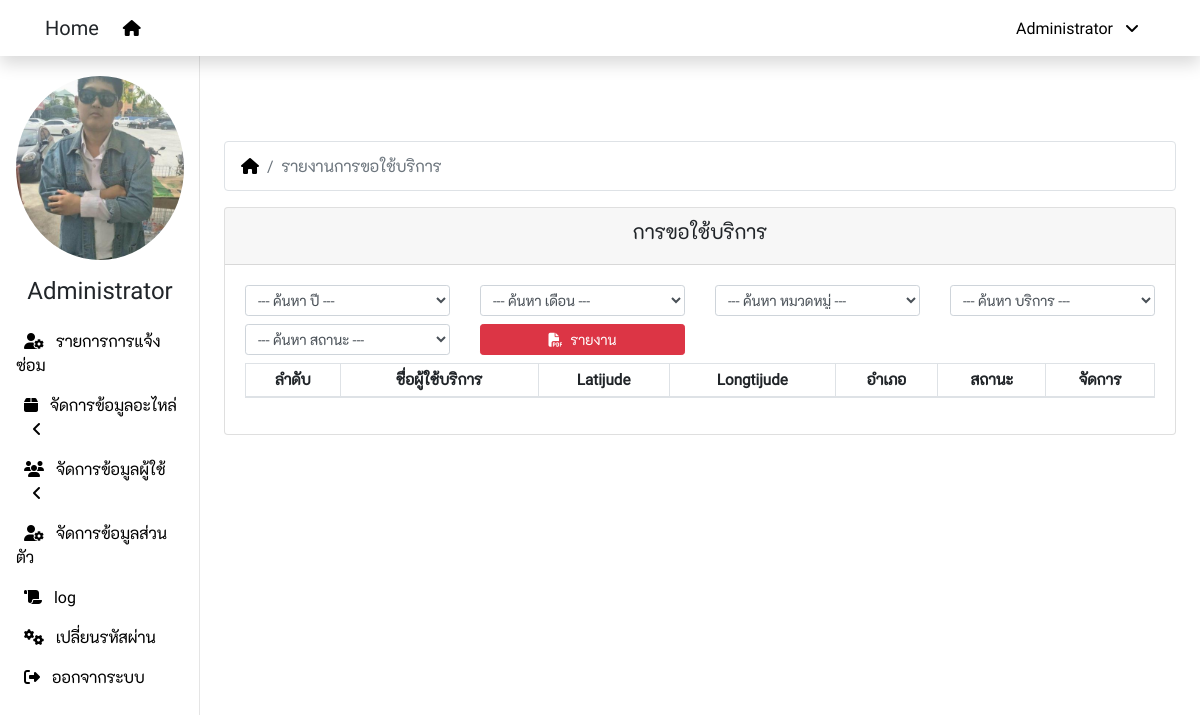
Screenshot of /manage.php (signed in) with the database file from the repository.
### tables this page shows
CREATE TABLE `ex_user` (
  `user_id` int(11) NOT NULL,
  `user_code` varchar(20) NOT NULL,
  `user_name` varchar(100) NOT NULL,
  `user_surname` varchar(100) NOT NULL,
  `user_picture` varchar(20) NOT NULL,
  `user_nickname` varchar(50) NOT NULL,
  `dep_id` int(11) NOT NULL,
  `user_email` varchar(100) NOT NULL,
  `user_telephone` varchar(50) NOT NULL,
  `user_mobile` varchar(50) NOT NULL,
  `user_line` varchar(50) NOT NULL,
  `user_level` int(11) NOT NULL DEFAULT '1',
  `user_status` int(1) NOT NULL DEFAULT '1',
  `user_create` varchar(50) NOT NULL,
  `user_update` timestamp NOT NULL DEFAULT CURRENT_TIMESTAMP ON UPDATE CURRENT_TIMESTAMP
);

### config/function.php (called while the page is built, shortened)
<?php
  function getUserPicture($code){
    global $dbcon;
    $data = [$code];
    $sql = "SELECT user_picture FROM ex_user WHERE user_code = ?";
    $stmt = $dbcon->prepare($sql);
    $stmt->execute($data);
    $row = $stmt->fetch();
    $get = $row['user_picture'];
    return $get;
  }
  function getUserNickname($code){
    global $dbcon;
    $data = [$code];
    $sql = "SELECT user_nickname FROM ex_user WHERE user_code = ?";
    $stmt = $dbcon->prepare($sql);
    $stmt->execute($data);
    $row = $stmt->fetch();
    $get = $row['user_nickname'];
    return $get;
  }
  function getUserLevel($code){
    global $dbcon;
    $data = [$code];
    $sql = "SELECT user_level FROM ex_user WHERE user_code = ?";
    $stmt = $dbcon->prepare($sql);
    $stmt->execute($data);
    $row = $stmt->fetch();
    $get = $row['user_level'];
    return $get;
  }
?>

### manage.php (the view, shortened to what this page needs)
<?php
  include_once 'config/connection.php';
  include_once 'config/function.php';
  $act = isset($_GET['act']) ? $_GET['act'] : 'index';
?>
<!DOCTYPE html>
<html lang="en">
<head>
  <link rel="stylesheet" href="node_modules/bootstrap/dist/css/bootstrap.min.css">
  <link rel="stylesheet" href="node_modules/@fortawesome/fontawesome-pro/css/all.min.css">
  <link rel="stylesheet" href="node_modules/datatables.net-bs4/css/dataTables.bootstrap4.min.css">
  <link rel="stylesheet" href="node_modules/select2/dist/css/select2.min.css">
  <link rel="stylesheet" href="public/css/custom.css">
</head>
<body>
  <?php include_once 'inc/navbar.php' ?>
  <div class="container-fluid">
    <div class="row">
      <?php include_once 'inc/sidemenu.php' ?>
      <main role="main" class="col-md-9 ml-sm-auto col-lg-10 px-4">
        <?php
          if($act == 'index'):
        ?>
        <nav>
          <ol class="breadcrumb bg-white border">
            <li class="breadcrumb-item">
              <a href="request.php"><i class="fas fa-home"></i></a>
            </li>
            <li class="breadcrumb-item active">
              รายงานการขอใช้บริการ
            </li>
          </ol>
        </nav>
        <div class="row justify-content-center">
          <div class="col-12">
            <div class="card">
              <div class="card-header">
                <h5 class="text-center">การขอใช้บริการ</h5>
              </div>
              <div class="card-body">
                <div class="row">
                  <div class="col-xl-3 col-md-6 mb-2">
                    <select class="form-control form-control-sm"
                      onChange="location = this.options[this.selectedIndex].value;">
                      <option value="manage.php?year=&month=<?php echo @$_GET['month'] ?>&cat=<?php echo @$_GET['cat'] ?>&serv=<?php echo @$_GET['serv'] ?>&stat=<?php echo @$_GET['stat'] ?>"
                        <?php if(empty(@$_GET['year'])) echo 'selected' ?>>--- ค้นหา ปี ---</option>
                    </select>
                  </div>
                  <div class="col-xl-3 col-md-6 mb-2">
                    <select class="form-control form-control-sm"
                      onChange="location = this.options[this.selectedIndex].value;">
                      <option value="manage.php?year=<?php echo @$_GET['year'] ?>&month=&cat=<?php echo @$_GET['cat'] ?>&serv=<?php echo @$_GET['serv'] ?>&stat=<?php echo @$_GET['stat'] ?>"
                        <?php if(empty(@$_GET['month'])) echo 'selected' ?>>--- ค้นหา เดือน ---</option>
                    </select>
                  </div>
                  <div class="col-xl-3 col-md-6 mb-2">
                    <select class="form-control form-control-sm"
                      onChange="location = this.options[this.selectedIndex].value;">
                      <option value="manage.php?year=<?php echo @$_GET['year'] ?>&month=<?php echo @$_GET['month'] ?>&cat=&serv=<?php echo @$_GET['serv'] ?>&stat=<?php echo @$_GET['stat'] ?>"
                        <?php if(empty(@$_GET['cat'])) echo 'selected' ?>>--- ค้นหา หมวดหมู่ ---</option>
                    </select>
                  </div>
                  <div class="col-xl-3 col-md-6 mb-2">
                    <select class="form-control form-control-sm"
                      onChange="location = this.options[this.selectedIndex].value;">
                      <option value="manage.php?year=<?php echo @$_GET['year'] ?>&month=<?php echo @$_GET['month'] ?>&cat=<?php echo @$_GET['cat'] ?>&serv=&stat=<?php echo @$_GET['stat'] ?>"
                        <?php if(empty(@$_GET['serv'])) echo 'selected' ?>>--- ค้นหา บริการ ---</option>
                    </select>
                  </div>
                  <div class="col-xl-3 col-md-6 mb-2">
                    <select class="form-control form-control-sm"
                      onChange="location = this.options[this.selectedIndex].value;">
                      <option value="manage.php?year=<?php echo @$_GET['year'] ?>&month=<?php echo @$_GET['month'] ?>&cat=<?php echo @$_GET['cat'] ?>&serv=<?php echo @$_GET['serv'] ?>&stat="
                        <?php if(empty(@$_GET['stat'])) echo 'selected' ?>>--- ค้นหา สถานะ ---</option>
                    </select>
                  </div>
                  <div class="col-xl-3 col-md-6 mb-2">
                    <a href="report_request.php?year=<?php echo @$_GET['year'] ?>&month=<?php echo @$_GET['month'] ?>&cat=<?php echo @$_GET['cat'] ?>&serv=<?php echo @$_GET['serv'] ?>&stat=<?php echo @$_GET['stat'] ?>" target="_blank"
                      class="btn btn-danger btn-sm btn-block">
                      <i class="fas fa-file-pdf mr-2"></i>รายงาน
                    </a>
                  </div>
                </div>
                <div class="row">
                  <div class="col-12">
                    <div class="table-responsive">
                      <table id="data" class="table table-bordered table-hover table-sm">
                        <thead>
                          <tr>
                            <th>ลำดับ</th>
                            <th>ชื่อผู้ใช้บริการ</th>
                            <th>Latijude</th>
                            <th>Longtijude</th>
                            <th>อำเภอ</th>
                            <th>สถานะ</th>
                            <th>จัดการ</th>
                          </tr>
                        </thead>
                      </table>
                    </div>
                  </div>
                </div>
              </div>
            </div>
          </div>
        </div>
        <?php
          endif;
        ?>
      </main>
    </div>
  </div>
</body>
</html>

### inc/navbar.php (shortened to what this page needs)
<nav class="navbar navbar-expand-lg bg-white fixed-top flex-md-nowrap shadow">
  <div class="container">
    <span class="navbar-brand">Home</span>
    <div class="collapse navbar-collapse" id="navbarMenu">
      <ul class="navbar-nav mr-auto">
        <li class="nav-item">
          <a class="nav-link" href="request.php">
            <i class="fas fa-home"></i>
          </a>
        </li>
      </ul>
      <ul class="navbar-nav ml-auto">
        <li class="nav-item dropdown">
          <a class="nav-link" href="javascript:void(0)" data-toggle="dropdown">
            <?php echo getUserNickname($_SESSION['user_code']) ?>
            <i class="fa fa-angle-down px-2"></i>
          </a>
        </li>
      </ul>
    </div>
  </div>
</nav>

### inc/sidemenu.php (shortened to what this page needs)
<nav class="col-xl-2 col-md-3 d-none d-md-block sidebar">
  <div class="sidebar-sticky">
    <ul class="nav flex-column">
      <li class="nav-item">
        <img class="nav-link img-fluid picture-profile mx-auto d-block"
          src="public/images/users/<?php echo getUserPicture($_SESSION['user_code']) ?>" alt="">
      </li>
      <li class="nav-item">
        <h4 class="nav-link text-center">
          <?php echo getUserNickname($_SESSION['user_code']) ?>
        </h4>
      </li>
      <?php
        $profile = strpos($_SERVER['PHP_SELF'], "profile.php");
        $chgpwd = strpos($_SERVER['PHP_SELF'], "change_pwd.php");
        $computers = strpos($_SERVER['PHP_SELF'], "computers.php");
        $software = strpos($_SERVER['PHP_SELF'], "software.php");
        $check_level = getUserLevel($_SESSION['user_code']);
      ?>
      <?php if($check_level == 69 || $check_level == 99): ?>
        <li class="nav-item">
          <li class="nav-item <?php if($computers || $software) echo 'active' ?>">
            <a class="nav-link" href="manage1.php">
              <i class="fas fa-user-cog px-2"></i>
              รายการการแจ้งซ่อม
            </a>
          </li>
          <a class="nav-link" data-toggle="collapse" href="#sub_dashboard2">
            <i class="fas fa-box px-2"></i>
             จัดการข้อมูลอะไหล่
            <i class="fas fa-angle-<?php echo ($profile || $chgpwd ? 'down' : 'left') ?> px-3"></i>
          </a>
          <li class="nav-item">
            <a class="nav-link" data-toggle="collapse" href="#sub_dashboard">
              <i class="fas fa-users px-2"></i>
              จัดการข้อมูลผู้ใช้
              <i class="fas fa-angle-<?php echo ($profile || $chgpwd ? 'down' : 'left') ?> px-3"></i>
            </a>
          </li>
        </li>
        <li class="nav-item <?php if($computers || $software) echo 'active' ?>">
          <a class="nav-link" href="profile.php">
            <i class="fas fa-user-cog px-2"></i>
            จัดการข้อมูลส่วนตัว
          </a>
        </li>
        <li class="nav-item <?php if($computers || $software) echo 'active' ?>">
          <a class="nav-link" href="log.php">
            <i class="fas fa-scroll px-2"></i>
            log
          </a>
        </li>
        <li class="nav-item <?php if($computers || $software) echo 'active' ?>">
          <a class="nav-link" href="change_pwd.php">
            <i class="fas fa-cogs px-2"></i>
            เปลี่ยนรหัสผ่าน
          </a>
        </li>
        <li class="nav-item <?php if($computers || $software) echo 'active' ?>">
          <a class="nav-link" href="logout.php">
            <i class="fas fa-sign-out-alt px-2"></i>
            ออกจากระบบ
          </a>
        </li>
      <?php
        endif;
      ?>
    </ul>
  </div>
</nav>

### public/css/custom.css (style rules this page uses)
body { font-family: 'robotoregular', 'k2dregular', Tahoma; }
td, tr { white-space: normal; text-align: center; vertical-align: middle !important; font-size: 0.95em; }
a { color: #000; }
.active , .active a { color: #DC3545; }
.sidebar { position: fixed; top: 0; bottom: 0; left: 0; z-index: 100; padding: 60px 0 0; box-shadow: inset -1px 0 0 rgba(0, 0, 0, .1); }
.sidebar-sticky { position: relative; top: 0; height: calc(100vh - 60px); padding-top: .5rem; overflow-x: hidden; overflow-y: auto; }
.picture-profile { width: 200px; height: 200px; border-radius: 50%; object-fit: cover; }
[role="main"] { padding-top: 80px; }

### rows the page displays
ex_user: user_nickname "Administrator", user_picture (picture)
